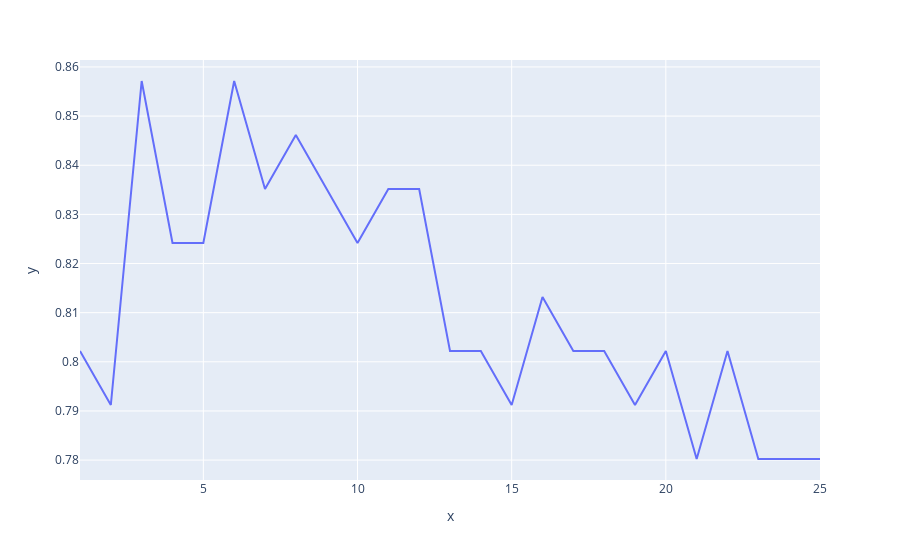

Here is the notebook cell this chart was saved with:
### Code cell
px.line(x=k_range,y=scores_list)

### Figure 1 — Plotly figure (JSON) as saved in the notebook; plotly's stock layout.template omitted (floating-point values rounded to 4 significant figures)
{"data": [{"hovertemplate": "x=%{x}<br>y=%{y}<extra></extra>", "legendgroup": "", "line": {"color": "#636efa", "dash": "solid"}, "mode": "lines", "name": "", "orientation": "v", "showlegend": false, "type": "scatter", "x": [1, 2, 3, 4, 5, 6, 7, 8, 9, 10, 11, 12, 13, 14, 15, 16, 17, 18, 19, 20, 21, 22, 23, 24, 25], "xaxis": "x", "y": [0.8022, 0.7912, 0.8571, 0.8242, 0.8242, 0.8571, 0.8352, 0.8462, 0.8352, 0.8242, 0.8352, 0.8352, 0.8022, 0.8022, 0.7912, 0.8132, 0.8022, 0.8022, 0.7912, 0.8022, 0.7802, 0.8022, 0.7802, 0.7802, 0.7802], "yaxis": "y"}], "layout": {"legend": {"tracegroupgap": 0}, "margin": {"t": 60}, "xaxis": {"anchor": "y", "domain": [0, 1], "title": {"text": "x"}}, "yaxis": {"anchor": "x", "domain": [0, 1], "title": {"text": "y"}}}}
